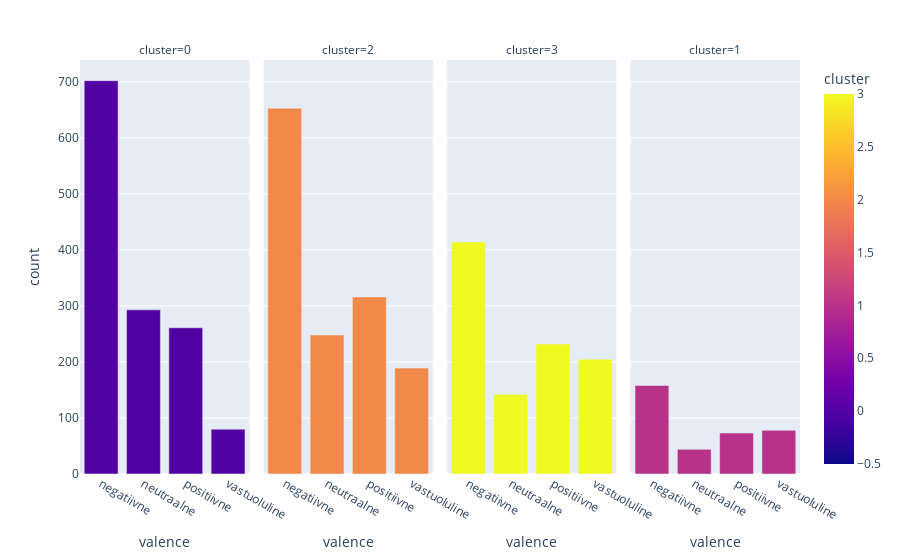

Notebook source saved alongside this figure:
### Code cell
# for each valence value we want to plot each cluster as separate bar
# we can use facet_col
fig = px.bar(valence_cluster_counts, x='valence', y='count', color='cluster', facet_col='cluster')

# Show the plot
fig.show()

### Figure 1 — Plotly figure (JSON) as saved in the notebook; plotly's stock layout.template omitted (floating-point values rounded to 4 significant figures)
{"data": [{"alignmentgroup": "True", "hovertemplate": "cluster=%{marker.color}<br>valence=%{x}<br>count=%{y}<extra></extra>", "legendgroup": "", "marker": {"color": [0, 0, 0, 0], "coloraxis": "coloraxis", "pattern": {"shape": ""}}, "name": "", "offsetgroup": "", "orientation": "v", "showlegend": false, "textposition": "auto", "type": "bar", "x": ["negatiivne", "neutraalne", "positiivne", "vastuoluline"], "xaxis": "x", "y": [702, 293, 261, 80], "yaxis": "y"}, {"alignmentgroup": "True", "hovertemplate": "cluster=%{marker.color}<br>valence=%{x}<br>count=%{y}<extra></extra>", "legendgroup": "", "marker": {"color": [2, 2, 2, 2], "coloraxis": "coloraxis", "pattern": {"shape": ""}}, "name": "", "offsetgroup": "", "orientation": "v", "showlegend": false, "textposition": "auto", "type": "bar", "x": ["negatiivne", "neutraalne", "positiivne", "vastuoluline"], "xaxis": "x2", "y": [653, 248, 316, 189], "yaxis": "y2"}, {"alignmentgroup": "True", "hovertemplate": "cluster=%{marker.color}<br>valence=%{x}<br>count=%{y}<extra></extra>", "legendgroup": "", "marker": {"color": [3, 3, 3, 3], "coloraxis": "coloraxis", "pattern": {"shape": ""}}, "name": "", "offsetgroup": "", "orientation": "v", "showlegend": false, "textposition": "auto", "type": "bar", "x": ["negatiivne", "neutraalne", "positiivne", "vastuoluline"], "xaxis": "x3", "y": [414, 142, 232, 205], "yaxis": "y3"}, {"alignmentgroup": "True", "hovertemplate": "cluster=%{marker.color}<br>valence=%{x}<br>count=%{y}<extra></extra>", "legendgroup": "", "marker": {"color": [1, 1, 1, 1], "coloraxis": "coloraxis", "pattern": {"shape": ""}}, "name": "", "offsetgroup": "", "orientation": "v", "showlegend": false, "textposition": "auto", "type": "bar", "x": ["negatiivne", "neutraalne", "positiivne", "vastuoluline"], "xaxis": "x4", "y": [158, 44, 73, 78], "yaxis": "y4"}], "layout": {"annotations": [{"font": {}, "showarrow": false, "text": "cluster=0", "x": 0.1175, "xanchor": "center", "xref": "paper", "y": 1, "yanchor": "bottom", "yref": "paper"}, {"font": {}, "showarrow": false, "text": "cluster=2", "x": 0.3725, "xanchor": "center", "xref": "paper", "y": 1, "yanchor": "bottom", "yref": "paper"}, {"font": {}, "showarrow": false, "text": "cluster=3", "x": 0.6275, "xanchor": "center", "xref": "paper", "y": 1, "yanchor": "bottom", "yref": "paper"}, {"font": {}, "showarrow": false, "text": "cluster=1", "x": 0.8825, "xanchor": "center", "xref": "paper", "y": 1, "yanchor": "bottom", "yref": "paper"}], "barmode": "relative", "coloraxis": {"colorbar": {"title": {"text": "cluster"}}, "colorscale": [[0, "#0d0887"], [0.1111, "#46039f"], [0.2222, "#7201a8"], [0.3333, "#9c179e"], [0.4444, "#bd3786"], [0.5556, "#d8576b"], [0.6667, "#ed7953"], [0.7778, "#fb9f3a"], [0.8889, "#fdca26"], [1, "#f0f921"]]}, "legend": {"tracegroupgap": 0}, "margin": {"t": 60}, "xaxis": {"anchor": "y", "domain": [0, 0.235], "title": {"text": "valence"}}, "xaxis2": {"anchor": "y2", "domain": [0.255, 0.49], "matches": "x", "title": {"text": "valence"}}, "xaxis3": {"anchor": "y3", "domain": [0.51, 0.745], "matches": "x", "title": {"text": "valence"}}, "xaxis4": {"anchor": "y4", "domain": [0.765, 1.0], "matches": "x", "title": {"text": "valence"}}, "yaxis": {"anchor": "x", "domain": [0, 1], "title": {"text": "count"}}, "yaxis2": {"anchor": "x2", "domain": [0, 1], "matches": "y", "showticklabels": false}, "yaxis3": {"anchor": "x3", "domain": [0, 1], "matches": "y", "showticklabels": false}, "yaxis4": {"anchor": "x4", "domain": [0, 1], "matches": "y", "showticklabels": false}}}
